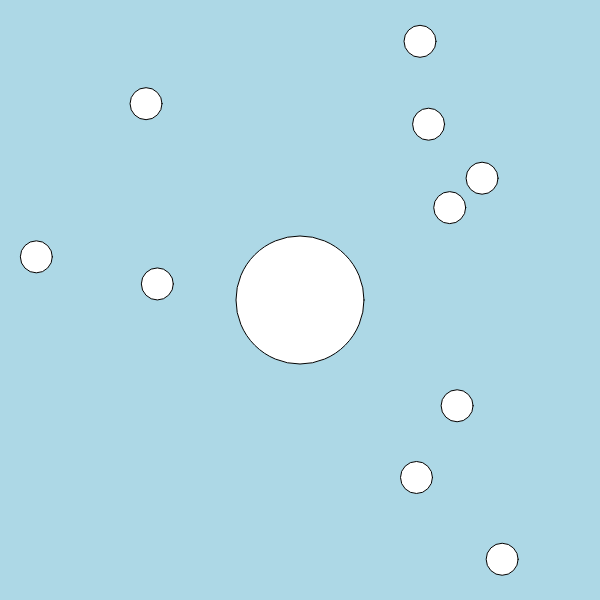
Frame 1 (no input)
Frame 60 (no input): identical to frame 1, image omitted
Frame 120 (the mouse pressed at the canvas centre since frame 60): identical to frame 1, image omitted

The p5.js sketch that drew this single still picture (run headless with seeded random() and noise() and a simulated clock; from frame 60 on, the mouse is pressed at the canvas centre):

// p5.js sketch
// ── sketch.js
var shopper1;

var item = [];

function setup() {
  createCanvas(600, 600);

shopper1 = new Shopper(width/2, height/2, 64);
for (var i = 0; i < 10; i++){
  item[i] = new Shopper(random(width), random(height), 16);
}

}

function draw() {
background('lightblue')

shopper1.show();
for (var i = 0; i < item.length; i++){
  item[i].show();
}

}

function Shopper(x, y, r) {
  this.pos = createVector(x, y);
  this.r = r;

  this.show = function() {
fill('white');
    ellipse(this.pos.x, this.pos.y, this.r*2, this.r*2);
  }
}
